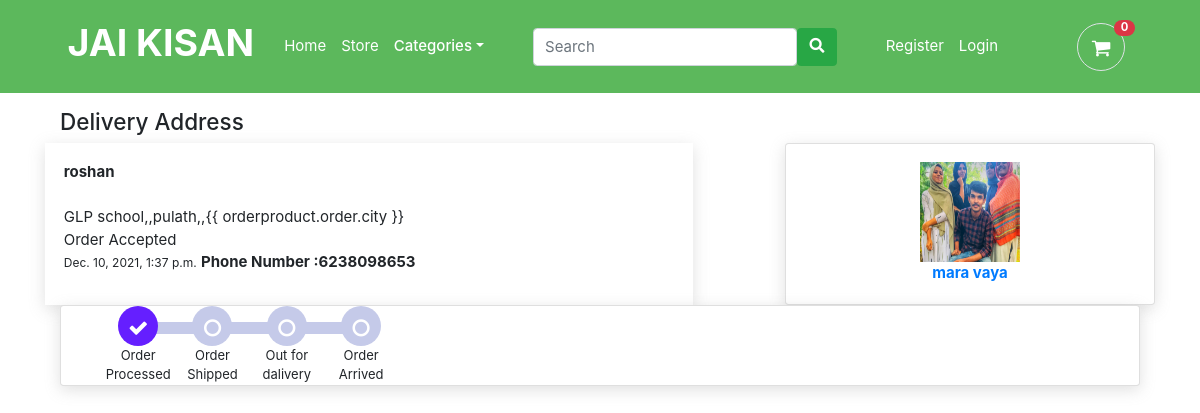
The page /orders/orderdetails/124/ on the database its author committed.
### orders/models.py (models this page shows, shortened)
class OrderProduct(models.Model):
    order = models.ForeignKey(Order,on_delete=models.CASCADE)
    payment = models.ForeignKey(Payment, on_delete=models.SET_NULL, blank=True, null=True,default=None)
    user = models.ForeignKey(Account, on_delete=models.CASCADE)
    product = models.ForeignKey(Product, on_delete=models.CASCADE)
    variations = models.ManyToManyField(Variation, blank=True)
    quantity = models.IntegerField()
    product_price = models.FloatField()
    status = models.IntegerField(choices=STATUS,default=1)
    ordered = models.BooleanField(default=False)
    created_at = models.DateTimeField(auto_now_add=True)
    updated_at = models.DateTimeField(auto_now=True)

class Order(models.Model):
    user = models.ForeignKey(Account,on_delete=models.SET_NULL,null=True)
    payment = models.ForeignKey(Payment,on_delete=models.SET_NULL,blank=True,null=True)
    name = models.CharField(max_length=200)
    phone = models.CharField(max_length=15)
    address = models.CharField(max_length=200)
    pincode = models.CharField(max_length=20)
    locality = models.CharField(max_length=200)
    city = models.CharField(max_length=50)
    state = models.CharField(max_length=50)
    landmark = models.CharField(max_length=200)
    alternate_phone = models.CharField(max_length=200)
    order_number = models.CharField(max_length=200)
    order_total = models.FloatField()
    tax = models.FloatField()
    is_ordered = models.BooleanField(default=False)
    created_at = models.DateTimeField(auto_now_add=True)
    updated_at = models.DateTimeField(auto_now=True)

### store/models.py (models this page shows, shortened)
class Product(models.Model):
    product_name  = models.CharField(max_length=200, unique=True)
    slug          = models.SlugField(max_length=200, unique=True)
    description   = models.TextField(max_length=200,blank=True)
    price         = models.IntegerField(null=True)
    tax           = models.IntegerField(null=True)
    images_one    = models.ImageField(upload_to='images/products',blank=True)
    images_two    = models.ImageField(upload_to='images/products',blank=True)
    images_three  = models.ImageField(upload_to='images/products',blank=True)
    stock         = models.IntegerField()
    is_available  = models.BooleanField(default=True)
    p_category    = models.ForeignKey(category,on_delete=models.CASCADE)
    create_date   = models.DateTimeField(auto_now_add=True)
    modified_date = models.DateTimeField(auto_now=True)
    def get_url(self):
        return reverse('product_detail',args=[self.p_category.slug, self.slug])

### orders/views.py (the view)
# urls.py: path('orderdetails/<int:order_id>/',views.orderdetails,name="orderdetails"),
def orderdetails(request,order_id):
    orderproduct = OrderProduct.objects.get(id=order_id)
    context = {
        'orderproduct':orderproduct,
    }
    return render(request,'accounts/orderdetails.html',context)

### cart/context_processors.py (called while the page is built)
def counter(request):
    cart_count = 0
    if 'admin' in request.path:
        return{}
    else:
        try:
            cart = Cart.objects.filter(cart_id=_cart_id(request))
            if request.user.is_authenticated:
                cart_items = CartItem.objects.all().filter(user=request.user)
            else:
                cart_items = CartItem.objects.all().filter(cart=cart[:1])
            for cart_item in cart_items:
                cart_count += cart_item.quantity
        except Cart.DoesNotExist:
            cart_count = 0
    return dict(cart_count=cart_count)

### cart/views.py (called while the page is built)
def _cart_id(request):
    cart = request.session.session_key
    if not cart:
        cart = request.session.create()
    return cart

### category/context_processors.py (called while the page is built)
def menu_links(request):
    links = category.objects.all()
    return dict(links=links)

### category/models.py (called while the page is built)
    def get_url(self):
        return reverse('products_by_category',args=[self.slug])

### templates/accounts/orderdetails.html
{% extends 'base.html' %}
{% load static %}
{% block content %}
{% include 'includes/header.html' %}
<div class="container">
    <div class="container-fluid mt-3">
        <h4 class="mt-3">Delivery Address</h4>
        <div class="row  d-flex justify-content-between">
            <div class="card-body col-md-7"
                style="box-shadow: 0 4px 15px rgba(153, 153, 153, 0.3); transition: 0.3s; opacity: 1;">
                <b class="card-text">{{ orderproduct.order.name }}</b>
                <br>
                <br>
                <p class="card-text">{{ orderproduct.order.landmark }},{{ orderproduct.order.locality }},{{
                    orderproduct.order.city }}<br>
                    {% if orderproduct.status == 1 %}
                    <td>Order Accepted<br><small>{{ orderproduct.created_at }}</small></td>
                    {% elif orderproduct.status == 2 %}
                    <td>Shipped<br><small>{{ orderproduct.created_at }}</small></td>
                    {% elif orderproduct.status == 3 %}
                    <td>Out for delivery <br><small>{{ orderproduct.created_at }}</small></td>
                    {% elif orderproduct.status == 4 %}
                    <td>Order delivered<br><small>{{ orderproduct.created_at }}</small></td>
                    {% else %}
                    <td>Order Cancelled<br><small></small></td>
                    {% endif %}
                    <b class="card-text">Phone Number :{{ orderproduct.order.phone }}</b>
            </div>
            <div class="card col-md-4"
                style="box-shadow: 0 4px 15px rgba(153, 153, 153, 0.3); transition: 0.3s; opacity: 1;">
                <div class="card-body">
                    <div class="text-center">
                        <img src="{{ orderproduct.product.images_one.url }}" height="100px" width="100px"><br>
                        <b><a href="{{ orderproduct.product.get_url }}">{{ orderproduct.product.product_name }}</a></b>
                    </div>
                </div>
            </div>
        </div>
        <div class="card col-md-12 col-sm-12" style="box-shadow: 0 4px 15px rgba(153, 153, 153, 0.3); transition: 0.3s; opacity: 1;">
            {% if orderproduct.status >= 1 %}
            <div class="row">
                <div>
                    <ul id="progressbar" class="text-center">
                        <li class="{% if orderproduct.status >= 1 %} active {% endif %}  step0 ">Order Processed</li>
                        <li class="{% if orderproduct.status >= 2 %} active {% endif %}  step0 ">Order Shipped</li>
                        <li class="{% if orderproduct.status >= 3 %} active {% endif %}  step0 ">Out for dalivery</li>
                        <li class="{% if orderproduct.status >= 4 %} active {% endif %}  step0 ">Order Arrived</li>
                    </ul>
                </div>
            </div>
            {% endif %}
        </div>
    </div>
</div>
{% endblock %}

### static/css/ui.css (style rules this page uses)
html { font-family: "Inter", sans-serif; font-size: 15px; }
p:last-child { margin-bottom: 0; }

### static/css/orderdetails.css (style rules this page uses)
.card { z-index: 0; }
#progressbar li { list-style-type: none; font-size: 13px; width: 20%; float: left; position: relative; font-weight: 400 }
#progressbar .step0:before { font-family: FontAwesome; content: "\f10c"; color: #fff }
#progressbar li:before { width: 40px; height: 40px; line-height: 45px; display: block; font-size: 20px; background: #C5CAE9; border-radius: 50%; margin: auto; padding: 0px }
#progressbar li:after { content: ''; width: 100%; height: 12px; background: #C5CAE9; position: absolute; left: 0; top: 16px; z-index: -1 }
#progressbar li:last-child:after { border-top-right-radius: 10px; border-bottom-right-radius: 10px; position: absolute; left: -50% }
#progressbar li:nth-child(2):after, #progressbar li:nth-child(3):after, #progressbar li:nth-child(4):after { left: -50% }
#progressbar li:first-child:after { border-top-left-radius: 10px; border-bottom-left-radius: 10px; position: absolute; left: 50% }
#progressbar li:last-child:after { border-top-right-radius: 10px; border-bottom-right-radius: 10px }
#progressbar li:first-child:after { border-top-left-radius: 10px; border-bottom-left-radius: 10px }
#progressbar li.active:before, #progressbar li.active:after { background: #651FFF }
#progressbar li.active:before { content: "\f00c" }

### rows shown on the page
OrderProduct: order.name "roshan", order.landmark "GLP school,", order.locality "pulath,", created_at "Dec. 10, 2021, 1:37 p.m.", order.phone "6238098653", product.images_one (picture), product.product_name "mara vaya"

### other values the page prints
{{ cart_count }} "0"
